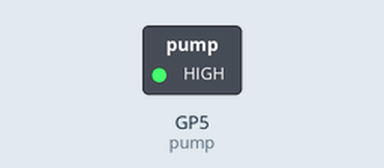
Recording of a program running on a simulated Raspberry Pi Pico running MicroPython. On the bench: switched loads named in the program (green lamp = pin HIGH). Dashed ring = blinking. What the program prints to the serial console is not drawn.

Above: at 0.2 s.
Timing chart, 0 to 3.0 s (numbered marks = the images above):
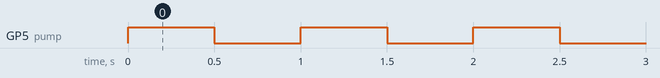

The program:

soy.py
```python
from machine import Pin
import time

pump = Pin(5, Pin.OUT)

def pump_on():
    pump.value(1)
    time.sleep(0.5)
    print("Pump On")

def pump_off():
    pump.value(0)
    time.sleep(0.5)
    print("Pump Off")

while True:
    pump_on()
    pump_off()
```

Measured:
- by itself, GP5 (pump): alternates HIGH for 0.50 s and LOW for 0.50 s
